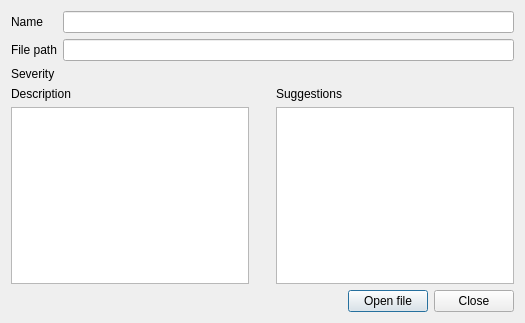
<?xml version="1.0" encoding="UTF-8"?>
<ui version="4.0">
 <class>DialogTableInfo</class>
 <widget class="QDialog" name="DialogTableInfo">
  <property name="geometry">
   <rect>
    <x>0</x>
    <y>0</y>
    <width>525</width>
    <height>323</height>
   </rect>
  </property>
  <property name="windowTitle">
   <string>Information</string>
  </property>
  <property name="modal">
   <bool>true</bool>
  </property>
  <layout class="QGridLayout" name="gridLayout_2">
   <item row="1" column="0">
    <layout class="QGridLayout" name="gridLayout">
     <item row="1" column="0">
      <layout class="QGridLayout" name="gridLayout_3">
       <item row="1" column="0">
        <widget class="QTextEdit" name="infoDescription">
         <property name="readOnly">
          <bool>true</bool>
         </property>
        </widget>
       </item>
       <item row="1" column="2">
        <widget class="QTextEdit" name="infoExplanation">
         <property name="readOnly">
          <bool>true</bool>
         </property>
        </widget>
       </item>
       <item row="1" column="1">
        <spacer name="horizontalSpacer_2">
         <property name="orientation">
          <enum>Qt::Horizontal</enum>
         </property>
         <property name="sizeHint" stdset="0">
          <size>
           <width>40</width>
           <height>20</height>
          </size>
         </property>
        </spacer>
       </item>
       <item row="0" column="0">
        <widget class="QLabel" name="label">
         <property name="text">
          <string>Description</string>
         </property>
        </widget>
       </item>
       <item row="0" column="2">
        <widget class="QLabel" name="label_2">
         <property name="text">
          <string>Suggestions</string>
         </property>
        </widget>
       </item>
      </layout>
     </item>
     <item row="0" column="0">
      <layout class="QGridLayout" name="gridLayout_4">
       <item row="2" column="0">
        <widget class="QLabel" name="label_3">
         <property name="text">
          <string>Name</string>
         </property>
        </widget>
       </item>
       <item row="3" column="0">
        <widget class="QLabel" name="label_4">
         <property name="text">
          <string>File path</string>
         </property>
        </widget>
       </item>
       <item row="3" column="1">
        <widget class="QLineEdit" name="infoFile_path">
         <property name="readOnly">
          <bool>true</bool>
         </property>
        </widget>
       </item>
       <item row="2" column="1">
        <widget class="QLineEdit" name="infoFile_name">
         <property name="readOnly">
          <bool>true</bool>
         </property>
        </widget>
       </item>
       <item row="4" column="0">
        <widget class="QLabel" name="label_5">
         <property name="text">
          <string>Severity</string>
         </property>
        </widget>
       </item>
       <item row="4" column="1">
        <widget class="QLabel" name="infoSeverity">
         <property name="styleSheet">
          <string notr="true">font-weight: bold;
text-transform: uppercase;</string>
         </property>
         <property name="text">
          <string/>
         </property>
        </widget>
       </item>
      </layout>
     </item>
    </layout>
   </item>
   <item row="2" column="0">
    <layout class="QHBoxLayout" name="horizontalLayout">
     <item>
      <spacer name="horizontalSpacer">
       <property name="orientation">
        <enum>Qt::Horizontal</enum>
       </property>
       <property name="sizeHint" stdset="0">
        <size>
         <width>40</width>
         <height>20</height>
        </size>
       </property>
      </spacer>
     </item>
     <item>
      <widget class="QPushButton" name="buttonOpen_file">
       <property name="text">
        <string>Open file</string>
       </property>
      </widget>
     </item>
     <item>
      <widget class="QPushButton" name="buttonClose">
       <property name="text">
        <string>Close</string>
       </property>
      </widget>
     </item>
    </layout>
   </item>
  </layout>
 </widget>
 <resources/>
 <connections>
  <connection>
   <sender>buttonClose</sender>
   <signal>clicked()</signal>
   <receiver>DialogTableInfo</receiver>
   <slot>hide()</slot>
   <hints>
    <hint type="sourcelabel">
     <x>466</x>
     <y>296</y>
    </hint>
    <hint type="destinationlabel">
     <x>262</x>
     <y>161</y>
    </hint>
   </hints>
  </connection>
 </connections>
</ui>
